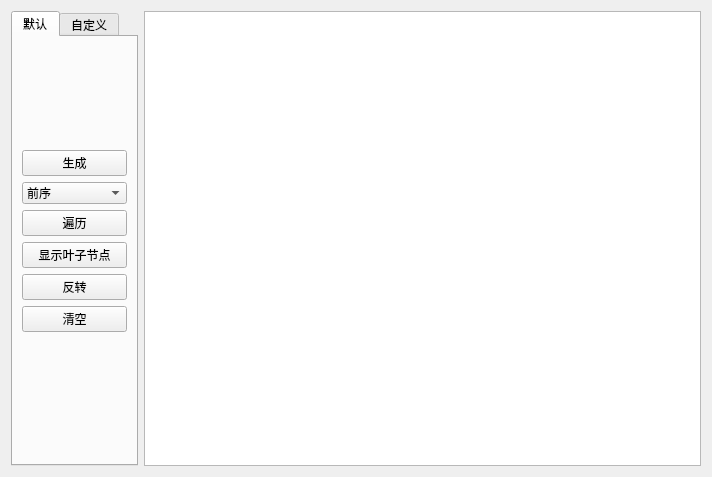
<?xml version="1.0" encoding="UTF-8"?>
<ui version="4.0">
 <class>mainwin</class>
 <widget class="QWidget" name="mainwin">
  <property name="geometry">
   <rect>
    <x>0</x>
    <y>0</y>
    <width>712</width>
    <height>477</height>
   </rect>
  </property>
  <property name="windowTitle">
   <string>Widget</string>
  </property>
  <layout class="QHBoxLayout" name="horizontalLayout" stretch="1,5">
   <item>
    <widget class="QTabWidget" name="tabWidget">
     <property name="currentIndex">
      <number>0</number>
     </property>
     <widget class="QWidget" name="tab_2">
      <attribute name="title">
       <string>默认</string>
      </attribute>
      <layout class="QVBoxLayout" name="verticalLayout">
       <item>
        <spacer name="verticalSpacer">
         <property name="orientation">
          <enum>Qt::Vertical</enum>
         </property>
         <property name="sizeHint" stdset="0">
          <size>
           <width>20</width>
           <height>75</height>
          </size>
         </property>
        </spacer>
       </item>
       <item>
        <widget class="QPushButton" name="btn_build">
         <property name="text">
          <string>生成</string>
         </property>
        </widget>
       </item>
       <item>
        <widget class="QComboBox" name="cb_foreach">
         <item>
          <property name="text">
           <string>前序</string>
          </property>
         </item>
         <item>
          <property name="text">
           <string>中序</string>
          </property>
         </item>
         <item>
          <property name="text">
           <string>后序</string>
          </property>
         </item>
         <item>
          <property name="text">
           <string>层级</string>
          </property>
         </item>
        </widget>
       </item>
       <item>
        <widget class="QPushButton" name="btn_foreach">
         <property name="text">
          <string>遍历</string>
         </property>
        </widget>
       </item>
       <item>
        <widget class="QPushButton" name="btn_leave">
         <property name="text">
          <string>显示叶子节点</string>
         </property>
        </widget>
       </item>
       <item>
        <widget class="QPushButton" name="btn_reverse">
         <property name="text">
          <string>反转</string>
         </property>
        </widget>
       </item>
       <item>
        <widget class="QPushButton" name="btn_clear">
         <property name="text">
          <string>清空</string>
         </property>
        </widget>
       </item>
       <item>
        <spacer name="verticalSpacer_2">
         <property name="orientation">
          <enum>Qt::Vertical</enum>
         </property>
         <property name="sizeHint" stdset="0">
          <size>
           <width>20</width>
           <height>74</height>
          </size>
         </property>
        </spacer>
       </item>
       <item>
        <widget class="QLabel" name="label_2">
         <property name="text">
          <string/>
         </property>
         <property name="pixmap">
          <pixmap>:/m/img/green.jpg</pixmap>
         </property>
        </widget>
       </item>
      </layout>
     </widget>
     <widget class="QWidget" name="tab">
      <attribute name="title">
       <string>自定义</string>
      </attribute>
     </widget>
    </widget>
   </item>
   <item>
    <widget class="QGraphicsView" name="view"/>
   </item>
  </layout>
 </widget>
 <resources/>
 <connections/>
</ui>
